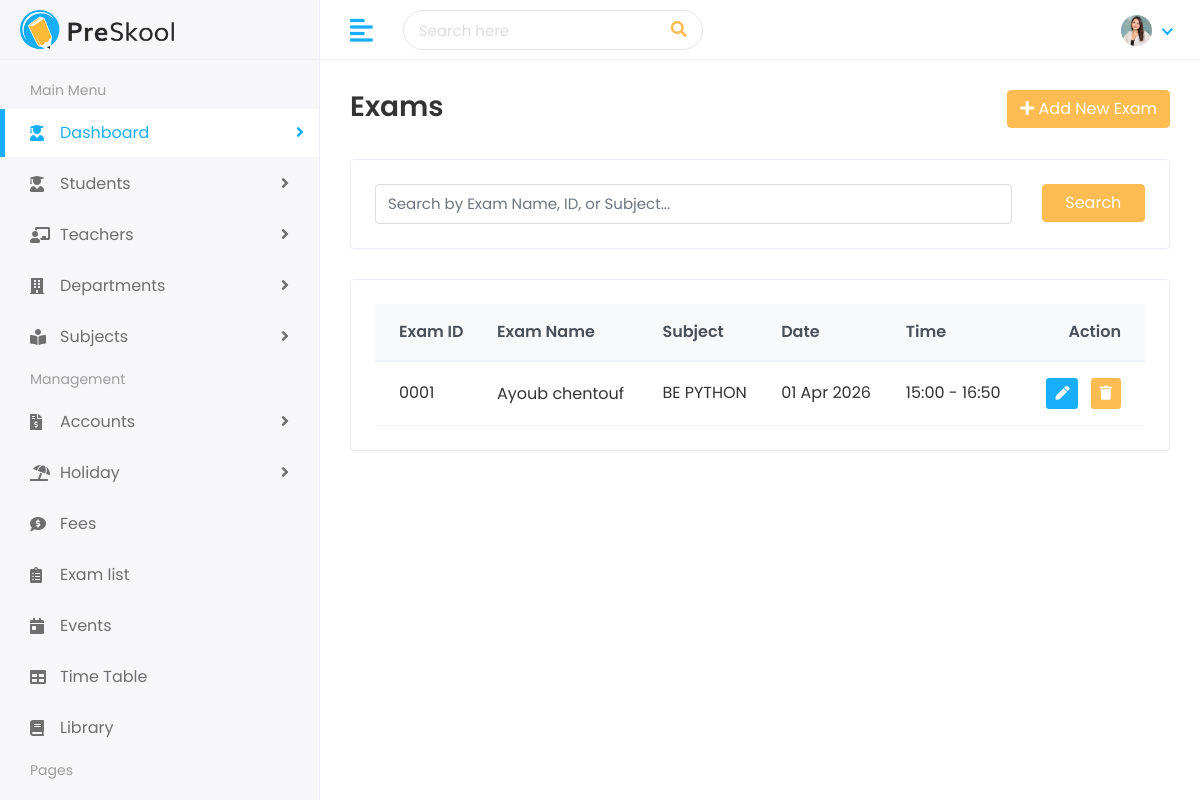
The page /subjects/exams/ (signed in) on the database its author committed.
### subjects/models.py (models this page shows, shortened)
class Exam(models.Model):
    exam_id = models.CharField(max_length=20, unique=True)
    name = models.CharField(max_length=100)
    subject = models.ForeignKey(
        Subject,
        on_delete=models.CASCADE,
        related_name='exams'
    )
    exam_date = models.DateField()
    start_time = models.TimeField()
    end_time = models.TimeField()

class Subject(models.Model):
    subject_id = models.CharField(max_length=20, unique=True)
    name = models.CharField(max_length=100)
    department = models.ForeignKey(
        Department,
        on_delete=models.CASCADE,
        related_name='subjects'
    )
    teacher = models.ForeignKey(
        Teacher,
        on_delete=models.SET_NULL,
        null=True,
        related_name='taught_subjects'
    )

### subjects/views.py (the view)
# urls.py: path('exams/', views.exam_list, name='exam_list'),
def exam_list(request):
    exams = Exam.objects.all()
    search_query = request.GET.get('search')
    if search_query:
        exams = exams.filter(
            Q(name__icontains=search_query) |
            Q(exam_id__icontains=search_query) |
            Q(subject__name__icontains=search_query)
        )
    return render(request, 'subjects/exam_list.html', {'exams': exams, 'search_query': search_query})

### templates/subjects/exam_list.html
{% extends 'Home/base.html' %}
{% block body %}
<div class="page-wrapper">
    <div class="content container-fluid">
        <div class="page-header">
            <div class="row align-items-center">
                <div class="col">
                    <h3 class="page-title">Exams</h3>
                </div>
                <div class="col-auto text-right float-right ml-auto">
                    <a href="{% url 'add_exam' %}" class="btn btn-primary"><i class="fas fa-plus"></i> Add New Exam</a>
                </div>
            </div>
        </div>
        <div class="row">
            <div class="col-sm-12">
                <div class="card">
                    <div class="card-body">
                        <form method="GET">
                            <div class="row">
                                <div class="col-md-10">
                                    <input type="text" name="search" class="form-control" placeholder="Search by Exam Name, ID, or Subject..." value="{{ search_query|default_if_none:'' }}">
                                </div>
                                <div class="col-md-2">
                                    <button type="submit" class="btn btn-primary btn-block">Search</button>
                                </div>
                            </div>
                        </form>
                    </div>
                </div>
            </div>
        </div>
        <div class="row">
            <div class="col-sm-12">
                <div class="card card-table">
                    <div class="card-body">
                        <div class="table-responsive">
                            <table class="table table-hover table-center mb-0">
                                <thead class="thead-light">
                                    <tr>
                                        <th>Exam ID</th>
                                        <th>Exam Name</th>
                                        <th>Subject</th>
                                        <th>Date</th>
                                        <th>Time</th>
                                        <th class="text-right">Action</th>
                                    </tr>
                                </thead>
                                <tbody>
                                    {% for exam in exams %}
                                    <tr>
                                        <td>{{ exam.exam_id }}</td>
                                        <td><h2><a>{{ exam.name }}</a></h2></td>
                                        <td>{{ exam.subject.name }}</td>
                                        <td>{{ exam.exam_date|date:"d M Y" }}</td>
                                        <td>{{ exam.start_time|time:"H:i" }} - {{ exam.end_time|time:"H:i" }}</td>
                                        <td class="text-right">
                                            <div class="actions">
                                                <a href="{% url 'edit_exam' exam.exam_id %}" class="btn btn-sm bg-success-light mr-2">
                                                    <i class="fas fa-pen"></i>
                                                </a>
                                                <a href="{% url 'delete_exam' exam.exam_id %}" class="btn btn-sm bg-danger-light" onclick="return confirm('Delete {{ exam.name }}?');">
                                                    <i class="fas fa-trash"></i>
                                                </a>
                                            </div>
                                        </td>
                                    </tr>
                                    {% empty %}
                                    <tr><td colspan="6" class="text-center">No exams found.</td></tr>
                                    {% endfor %}
                                </tbody>
                            </table>
                        </div>
                    </div>
                </div>
            </div>
        </div>
    </div>
</div>
{% endblock %}

### static/assets/css/style.css (style rules this page uses)
html { height: 100%; }
body { background-color: #fff; color: #333; font-family: 'Poppins', sans-serif; font-size: 1rem; height: 100%; line-height: 1.5; overflow-x: hidden; }
h1, h2, h3, h4, h5, h6 { font-family: 'Poppins', sans-serif; margin-top: 0; }
.form-control { border: 1px solid #ddd; box-shadow: none; color: #333; font-size: 15px; height: 40px; }
input, input:focus, button, button:focus { outline: none; }
input[type=text], input[type=password] { -webkit-appearance: none; -moz-appearance: none; appearance: none; }
.table { color: #333; max-width: 100%; margin-bottom: 0; width: 100%; }
table.table td h2 { display: inline-block; font-size: inherit; font-weight: 400; margin: 0; padding: 0; vertical-align: middle; }
table.table td h2 a { color: #333; }
.table thead tr th { font-weight: 600; }
.table tbody tr { border-bottom: 1px solid rgba(0, 0, 0, 0.05); }
.table.table-center td, .table.table-center th { vertical-align: middle; }
.card-table .card-body .table > thead > tr > th { border-top: 0; }
.card-table .card-body .table tr td:first-child, .card-table .card-body .table tr th:first-child { padding-left: 1.5rem; }
.card-table .card-body .table tr td:last-child, .card-table .card-body .table tr th:last-child { padding-right: 1.5rem; }
.card-table .table td, .card-table .table th { border-top: 1px solid #e2e5e8; padding: 1rem 0.75rem; white-space: nowrap; }
.table .thead-light th { color: #495057; background-color: #f8f9fa; border-color: #eff2f7; }
.btn-primary { background-color: #FFBC53; border: 1px solid #FFBC53; }
.card { border: 1px solid #ececf5; box-shadow: 0 1px 3px 0 rgba(0, 0, 0, 0.03); margin-bottom: 1.875rem; }
.card-body { padding: 1.5rem; }
.bg-danger-light { background-color:#FFBC53 !important; color:#fff !important; }
.bg-success-light { background-color: #18aefa; color: #fff; }
.page-wrapper { margin-left: 320px; padding-top: 60px; position: relative; transition: all 0.4s ease; }
.page-wrapper > .content { padding: 1.875rem 1.875rem 0; }
.page-header { margin-bottom: 1.875rem; }
.page-title { font-size: 28px; font-weight: 600; color: #333; margin-bottom: 5px; }

### rows shown on the page
Exam: exam_id "0001", name "Ayoub chentouf", subject.name "BE PYTHON", exam_date "01 Apr 2026", start_time "15:00", end_time "16:50"
